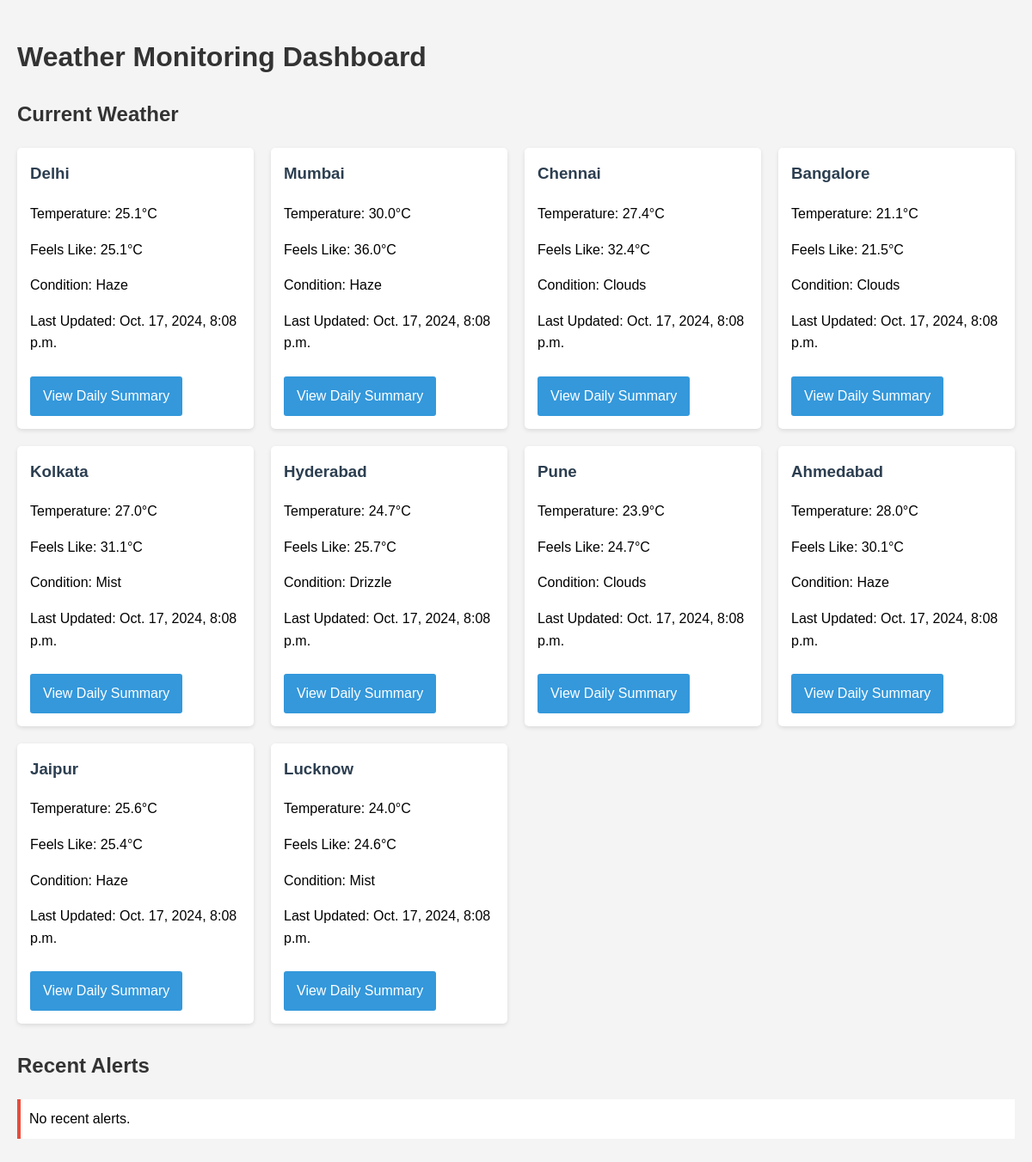
The page / on the database its author committed.
### weather_app/models.py (models this page shows, shortened)
class WeatherData(models.Model):
    city = models.CharField(max_length=100)
    main = models.CharField(max_length=100)
    temp = models.FloatField()
    feels_like = models.FloatField()
    timestamp = models.DateTimeField()

### weather_app/views.py (the view)
# urls.py: path('', views.index, name='index'),
def index(request):
    cities = WeatherData.objects.values('city').distinct()
    latest_data = {}
    for city in cities:
        latest_data[city['city']] = WeatherData.objects.filter(city=city['city']).order_by('-timestamp').first()
    alerts = Alert.objects.order_by('-timestamp')[:10]
    context = {
        'latest_data': latest_data,
        'alerts': alerts,
    }
    return render(request, 'weather_app/index.html', context)

### weather_app/templates/weather_app/index.html (shortened to what this page needs)
{% load static %}
<!DOCTYPE html>
<html lang="en">
<head>
    <link rel="stylesheet" href="{% static 'css/styles.css' %}">
</head>
<body>
    <h1>Weather Monitoring Dashboard</h1>
    <h2>Current Weather</h2>
    <div class="weather-grid">
        {% for city, data in latest_data.items %}
            <div class="weather-card">
                <h3>{{ city }}</h3>
                <p>Temperature: {{ data.temp|floatformat:1 }}°C</p>
                <p>Feels Like: {{ data.feels_like|floatformat:1 }}°C</p>
                <p>Condition: {{ data.main }}</p>
                <p>Last Updated: {{ data.timestamp }}</p>
                <a href="{% url 'daily_summary' %}?city={{ city }}">View Daily Summary</a>
            </div>
        {% endfor %}
    </div>
    <h2>Recent Alerts</h2>
    <ul class="alert-list">
        {% for alert in alerts %}
            <li>
                <strong>{{ alert.city }}</strong>: {{ alert.message }} ({{ alert.timestamp }})
            </li>
        {% empty %}
            <li>No recent alerts.</li>
        {% endfor %}
    </ul>
</body>
</html>

### static/css/styles.css (style rules this page uses)
body { font-family: Arial, sans-serif; line-height: 1.6; margin: 0; padding: 20px; background-color: #f4f4f4; }
h1, h2 { color: #333; }
.weather-grid { display: grid; grid-template-columns: repeat(auto-fit, minmax(250px, 1fr)); gap: 20px; margin-bottom: 30px; }
.weather-card { background-color: #fff; border-radius: 5px; padding: 15px; box-shadow: 0 2px 5px rgba(0, 0, 0, 0.1); }
.weather-card h3 { margin-top: 0; color: #2c3e50; }
.alert-list { list-style-type: none; padding: 0; }
.alert-list li { background-color: #fff; border-left: 4px solid #e74c3c; margin-bottom: 10px; padding: 10px; }
a { display: inline-block; background-color: #3498db; color: #fff; padding: 10px 15px; text-decoration: none; border-radius: 3px; margin-top: 10px; }

### rows shown on the page
WeatherData: city "Delhi", temp "25.1", feels_like "25.1", main "Haze", timestamp "Oct. 17, 2024, 8:08 p.m."
WeatherData: city "Mumbai", temp "30.0", feels_like "36.0", main "Haze", timestamp "Oct. 17, 2024, 8:08 p.m."
WeatherData: city "Chennai", temp "27.4", feels_like "32.4", main "Clouds", timestamp "Oct. 17, 2024, 8:08 p.m."
WeatherData: city "Bangalore", temp "21.1", feels_like "21.5", main "Clouds", timestamp "Oct. 17, 2024, 8:08 p.m."
WeatherData: city "Kolkata", temp "27.0", feels_like "31.1", main "Mist", timestamp "Oct. 17, 2024, 8:08 p.m."
WeatherData: city "Hyderabad", temp "24.7", feels_like "25.7", main "Drizzle", timestamp "Oct. 17, 2024, 8:08 p.m."
WeatherData: city "Pune", temp "23.9", feels_like "24.7", main "Clouds", timestamp "Oct. 17, 2024, 8:08 p.m."
WeatherData: city "Ahmedabad", temp "28.0", feels_like "30.1", main "Haze", timestamp "Oct. 17, 2024, 8:08 p.m."
WeatherData: city "Jaipur", temp "25.6", feels_like "25.4", main "Haze", timestamp "Oct. 17, 2024, 8:08 p.m."
WeatherData: city "Lucknow", temp "24.0", feels_like "24.6", main "Mist", timestamp "Oct. 17, 2024, 8:08 p.m."
